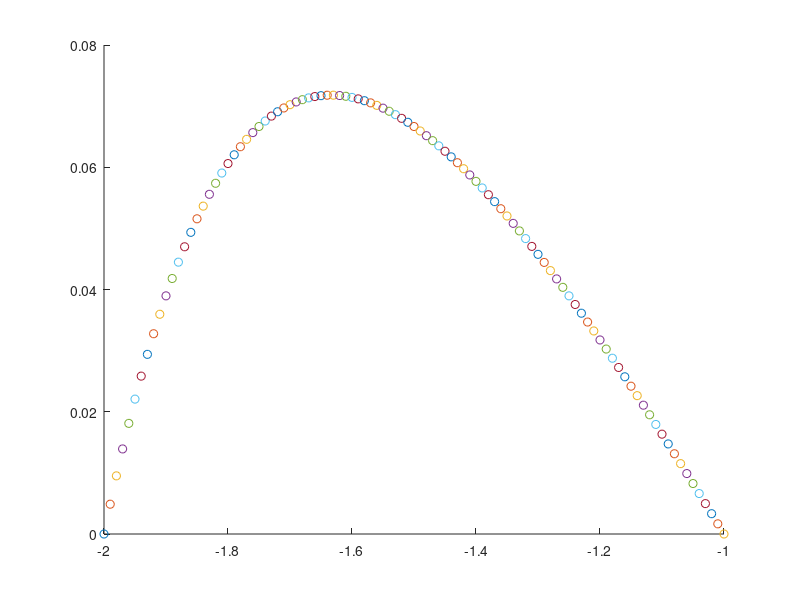

MATLAB code for this plot:
clc; close all;

%syms s;
%system = 1/(s*(s+1)*(s+2));
%sysor = tf([1],[1 3 2 0]);
%figure(1)
%hold on;
%rlocus(sysor);
%for k = 0.01:0.01:10
%den = [1 3 2 k];
%systf = tf([1],den);
%P = complex(roots(den));
%grid on;
%plot(P,'o');
%pause(0.1);
%end
figure(1);
hold on;
%for sigma = (-4):0.01:(-3)
%    plot(sigma,(-1)*((sigma^2 + 3*sigma + 2)/(sigma^2 + 7*sigma + 12)), '-o');
%end
for sigma = (-2):0.01:(-1)
    plot(sigma,(-1)*((sigma^2 + 3*sigma + 2)/(sigma^2 + 7*sigma + 12)), '-o');
end